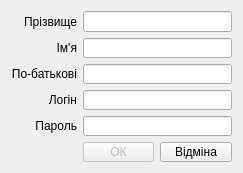
<?xml version="1.0" encoding="UTF-8"?>
<ui version="4.0">
 <class>AddOperatorWindow</class>
 <widget class="QDialog" name="AddOperatorWindow">
  <property name="geometry">
   <rect>
    <x>0</x>
    <y>0</y>
    <width>243</width>
    <height>173</height>
   </rect>
  </property>
  <property name="minimumSize">
   <size>
    <width>243</width>
    <height>173</height>
   </size>
  </property>
  <property name="maximumSize">
   <size>
    <width>243</width>
    <height>173</height>
   </size>
  </property>
  <property name="windowTitle">
   <string>Dialog</string>
  </property>
  <layout class="QGridLayout" name="gridLayout_2">
   <item row="0" column="1">
    <layout class="QGridLayout" name="gridLayout">
     <item row="0" column="0">
      <widget class="QLabel" name="label_2">
       <property name="text">
        <string>Прізвище</string>
       </property>
       <property name="alignment">
        <set>Qt::AlignRight|Qt::AlignTrailing|Qt::AlignVCenter</set>
       </property>
      </widget>
     </item>
     <item row="1" column="0">
      <widget class="QLabel" name="label">
       <property name="text">
        <string>Ім'я</string>
       </property>
       <property name="alignment">
        <set>Qt::AlignRight|Qt::AlignTrailing|Qt::AlignVCenter</set>
       </property>
      </widget>
     </item>
     <item row="2" column="0">
      <widget class="QLabel" name="label_4">
       <property name="text">
        <string>По-батькові</string>
       </property>
       <property name="alignment">
        <set>Qt::AlignRight|Qt::AlignTrailing|Qt::AlignVCenter</set>
       </property>
      </widget>
     </item>
     <item row="4" column="0">
      <widget class="QLabel" name="label_5">
       <property name="text">
        <string>Пароль</string>
       </property>
       <property name="alignment">
        <set>Qt::AlignRight|Qt::AlignTrailing|Qt::AlignVCenter</set>
       </property>
      </widget>
     </item>
     <item row="9" column="1">
      <widget class="QPushButton" name="addBtn">
       <property name="enabled">
        <bool>false</bool>
       </property>
       <property name="text">
        <string>ОК</string>
       </property>
      </widget>
     </item>
     <item row="3" column="0">
      <widget class="QLabel" name="label_3">
       <property name="text">
        <string>Логін</string>
       </property>
       <property name="alignment">
        <set>Qt::AlignRight|Qt::AlignTrailing|Qt::AlignVCenter</set>
       </property>
      </widget>
     </item>
     <item row="9" column="2">
      <widget class="QPushButton" name="cancelBtn">
       <property name="text">
        <string>Відміна</string>
       </property>
      </widget>
     </item>
     <item row="4" column="1" colspan="2">
      <widget class="QLineEdit" name="passwordField"/>
     </item>
     <item row="3" column="1" colspan="2">
      <widget class="QLineEdit" name="loginField"/>
     </item>
     <item row="2" column="1" colspan="2">
      <widget class="QLineEdit" name="fathersNameField"/>
     </item>
     <item row="1" column="1" colspan="2">
      <widget class="QLineEdit" name="nameField"/>
     </item>
     <item row="0" column="1" colspan="2">
      <widget class="QLineEdit" name="surnameField"/>
     </item>
    </layout>
   </item>
  </layout>
 </widget>
 <resources/>
 <connections/>
</ui>
